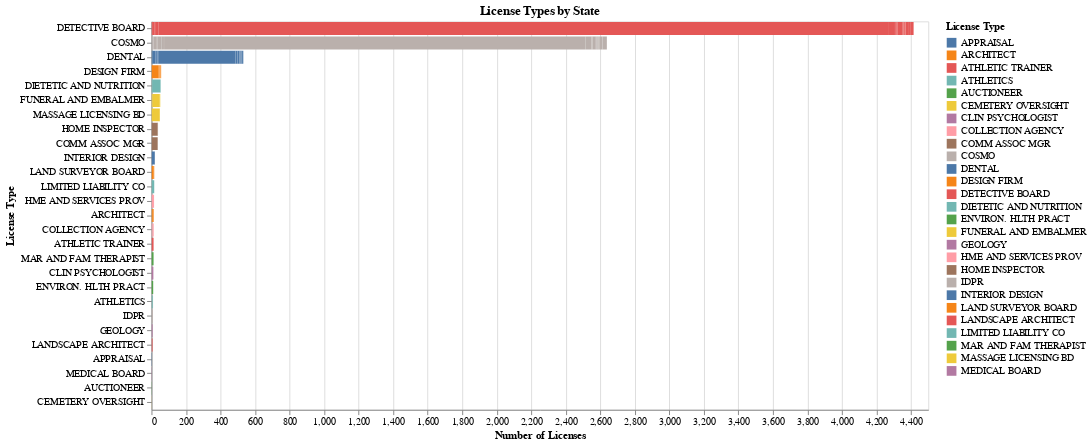

The cell this chart's notebook holds for it:
### Markdown cell above
## Visualisations

### Code cell
# Visualization 1: License Types by State 
# Bar graph is used

# Defining zoom and pan interaction
zoom_pan_selection = alt.selection_interval(bind='scales')  

# Defining the state selection
state_selection = alt.selection_single(
    fields=['State'],
    bind=alt.binding_select(options=licenses['State'].unique().tolist(), name='Select State')
)

# Aggregating data for bar chart
aggregated_data = licenses.groupby(['License Type', 'State']).size().reset_index(name='License Count')

# Creating the bar chart with state selection and zoom/pan functionality
bar_chart = alt.Chart(aggregated_data).mark_bar().encode(
    x=alt.X('License Count:Q', title='Number of Licenses'),
    y=alt.Y('License Type:N', title='License Type', sort='-x'),
    color='License Type:N',
    tooltip=['License Type:N', 'License Count:Q']
).properties(
    title='License Types by State',
    width=800,
    height=400
).add_selection(
    state_selection  
).add_selection(
    zoom_pan_selection  
).transform_filter(
    state_selection  
)

# Displaying the chart
bar_chart.display()

# Saving the chart as a JSON file
bar_chart.save('bar_chart.json', format='json')

### Figure 1 — Vega-Lite specification as saved in the notebook (floating-point values rounded to 4 significant figures; data arrays with more than 128 entries replaced by an {"elided": "..."} marker saying what was removed)
{"config": {"view": {"continuousWidth": 300, "continuousHeight": 300}}, "data": {"name": "data-40630a152ebf51132ca6ea53e43484d8"}, "mark": {"type": "bar"}, "encoding": {"color": {"field": "License Type", "type": "nominal"}, "tooltip": [{"field": "License Type", "type": "nominal"}, {"field": "License Count", "type": "quantitative"}], "x": {"field": "License Count", "title": "Number of Licenses", "type": "quantitative"}, "y": {"field": "License Type", "sort": "-x", "title": "License Type", "type": "nominal"}}, "height": 400, "params": [{"name": "param_2", "select": {"type": "point", "fields": ["State"]}, "bind": {"input": "select", "options": ["IL", "CA", "MO", "WI", "TX", "CO", "IN", "IA", "NY", "GA", "MS", "FL", "UT", "MN", "NC", "MI", "AZ", "NV", "KY", "PA", "OH", "VA", "TN", "AR"], "name": "Select State"}}, {"name": "param_1", "select": {"type": "interval"}, "bind": "scales"}], "title": "License Types by State", "transform": [{"filter": {"param": "param_2"}}], "width": 800, "$schema": "https://vega.github.io/schema/vega-lite/v5.20.1.json", "datasets": {"data-40630a152ebf51132ca6ea53e43484d8": {"elided": "648 records"}}}
